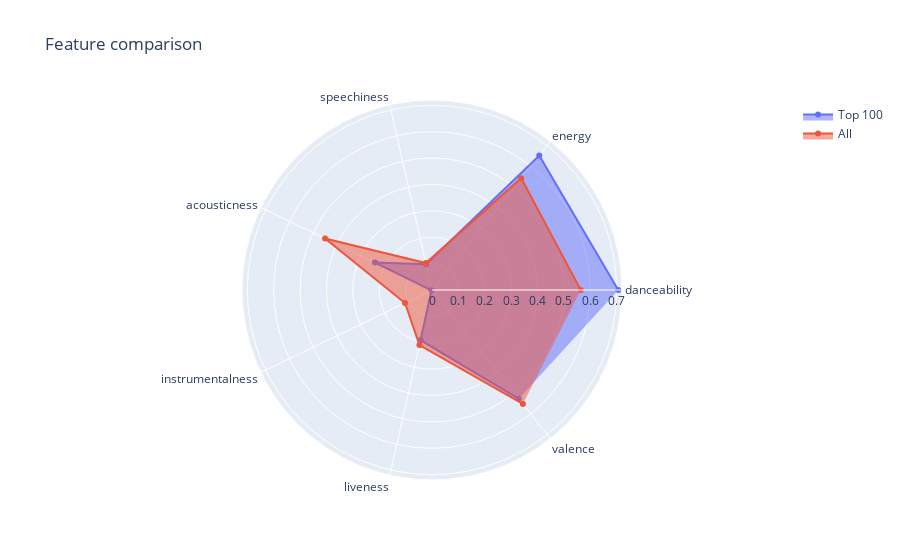

The cell this chart's notebook holds for it:
### Code cell
from sklearn import preprocessing

feat_cols = ['danceability', 'energy', 'speechiness', 'acousticness', 'instrumentalness', 'liveness', 'valence']

mean_vals = pd.DataFrame(columns=feat_cols)
mean_vals = mean_vals.append(most_popularity[feat_cols].mean(), ignore_index=True)
mean_vals = mean_vals.append(df_tracks[feat_cols].mean(), ignore_index=True)

print(mean_vals)


fig = go.Figure(
    data=[
        go.Scatterpolar(r=mean_vals.iloc[0], theta=feat_cols, fill='toself', name='Top 100'),
        go.Scatterpolar(r=mean_vals.iloc[1], theta=feat_cols, fill='toself', name='All'),
    ],
    layout=go.Layout(
        title=go.layout.Title(text='Feature comparison'),
        polar={'radialaxis': {'visible': True}},
        showlegend=True
    )
)

#pyo.plot(fig)
fig.show()

### Figure 1 — Plotly figure (JSON) as saved in the notebook; plotly's stock layout.template omitted (floating-point values rounded to 4 significant figures)
{"data": [{"fill": "toself", "name": "Top 100", "r": [0.7059, 0.6521, 0.09978, 0.2397, 0.002109, 0.1952, 0.5273], "theta": ["danceability", "energy", "speechiness", "acousticness", "instrumentalness", "liveness", "valence"], "type": "scatterpolar"}, {"fill": "toself", "name": "All", "r": [0.5636, 0.542, 0.1049, 0.4499, 0.1135, 0.2139, 0.5523], "theta": ["danceability", "energy", "speechiness", "acousticness", "instrumentalness", "liveness", "valence"], "type": "scatterpolar"}], "layout": {"polar": {"radialaxis": {"visible": true}}, "showlegend": true, "title": {"text": "Feature comparison"}}}
